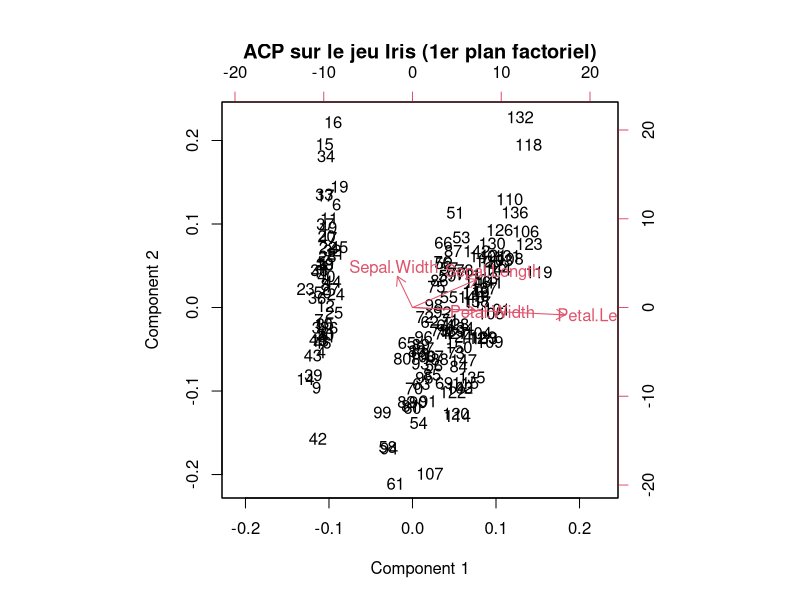
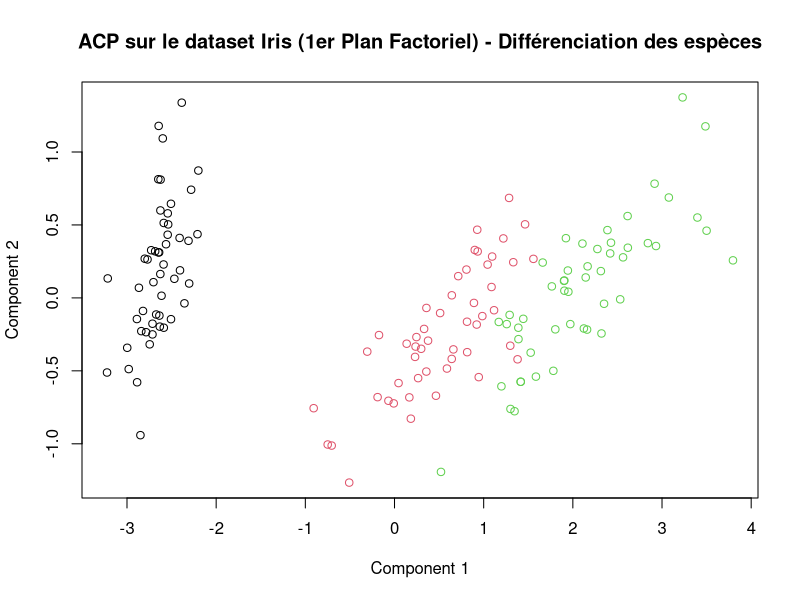
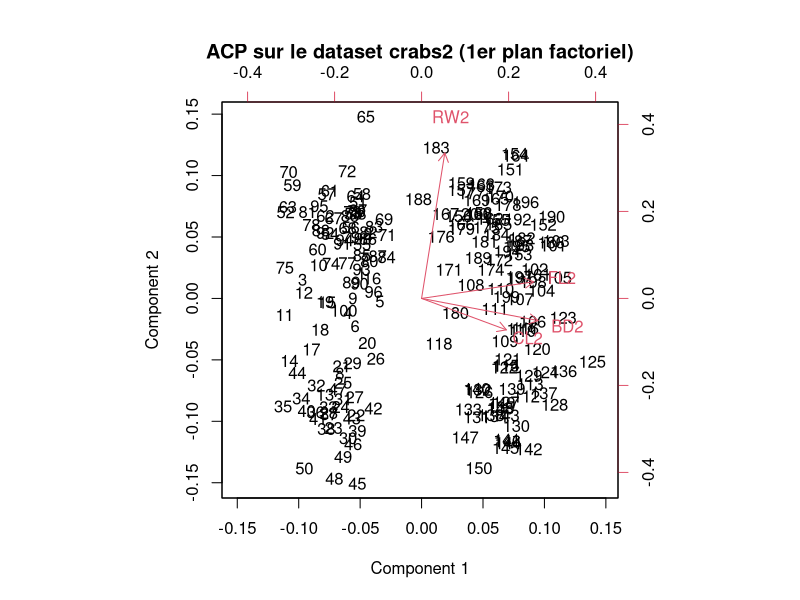
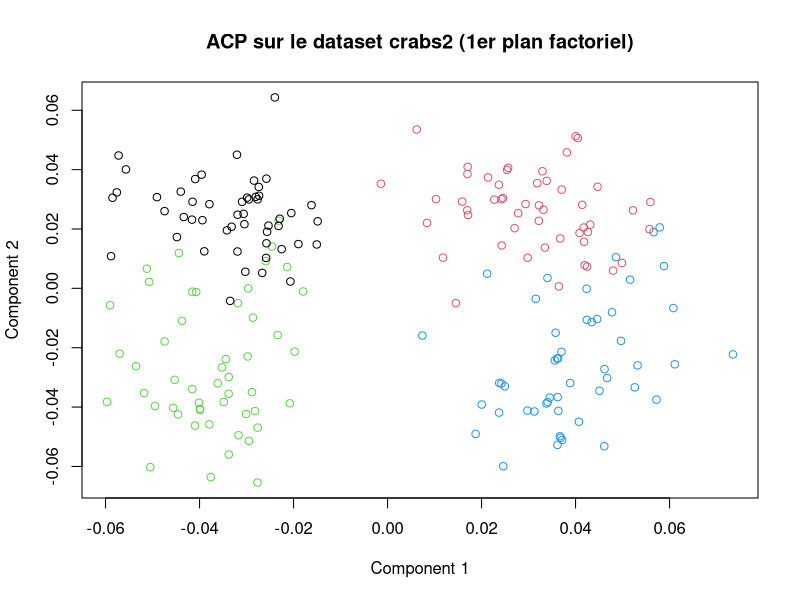
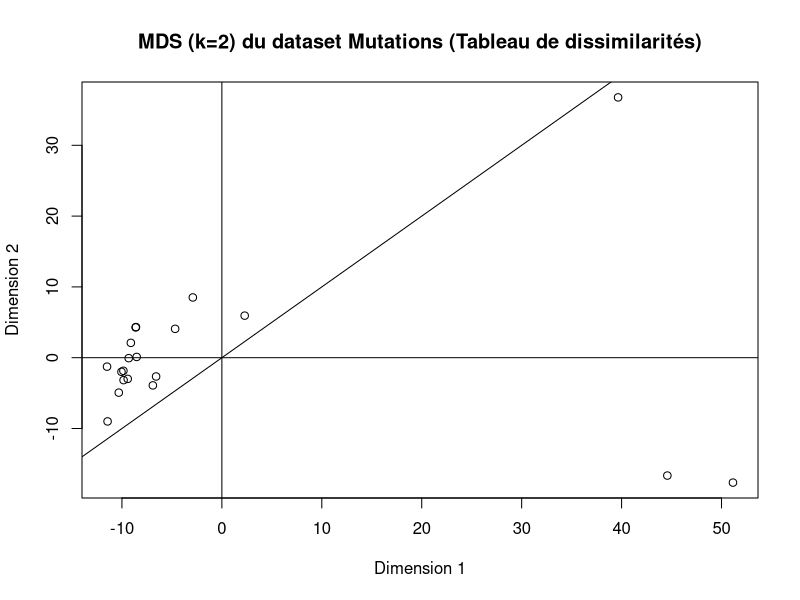

Reproduce these figures in R, in order. (Note: this script raises an error after producing the figures.)
# Paul GOUJON, Stéphane LOUIS
# UTC - SY09 - TP2
# Exercice1

# IRIS =====================================================
# load data
data(iris);
i = iris # on aime les noms de variables simples 
pir = princomp(iris[,1:4]) # ACP
pdf("plots/E1Q1ACPiris.pdf")
biplot(pir, main="ACP sur le jeu Iris (1er plan factoriel)", xlab="Component 1", ylab="Component 2")
dev.off()


# Nouvelle représentation, en utilisant les couleurs pour différencier les
# espèces
pdf("plots/E1Q1_2_ACPiris.pdf")
plot(pir$scores[,1], pir$scores[,2], col=iris$Species, main="ACP sur le dataset Iris (1er Plan Factoriel) - Différenciation des espèces", xlab="Component 1", ylab="Component 2")
dev.off()


# Crabs ====================================================
c = read.csv("crabs2.csv", header=T)
prc = princomp(c[,1:4])
pdf("E1Q2_ACPcrabs.pdf")
biplot(prc, main="ACP sur le dataset crabs2 (1er plan factoriel)", xlab="Component 1", ylab="Component 2")
dev.off()


# colored crabs ACP
spsex = interaction(c$sp, c$sex)
pdf("plots/E1Q2_2_ACPcrabs.pdf")
plot(prc$scores[,1], prc$scores[,2], col=spsex, main="ACP sur le dataset crabs2 (1er plan factoriel)", xlab="Component 1", ylab="Component 2")
dev.off()

# MUTATIONS ================================================
m = read.csv("mutations2.csv", header=T, row.names=1)
m = as.dist(m, diag=T, upper=T)

# mds
mds = cmdscale(m, k=2)
pdf("plots/E1Q3_MDSm.pdf")
plot(mds[,1], mds[,2], main="MDS (k=2) du dataset Mutations (Tableau de dissimilarités)", xlab="Dimension 1", ylab="Dimension 2")
abline(h=0)
abline(v=0)
abline(0,1)
dev.off()

# shepard
help(Shepard)
shep = Shepard(m, cmdscale(m, k=2))
plot(shep)
pdf("plots/E1Q3_SHEPm.pdf")
plot(shep, main="Diagramme de Shepard pour le MDS du dataset Mutations, avec k = 2", xlab="Dimension 1", ylab="Dimension 2")
abline(h=0)
abline(v=0)
abline(0,1)
dev.off()

          1
shep3 = Shepard(m, cmdscale(m, k=3))
shep4 = Shepard(m, cmdscale(m, k=4))
shep4 = Shepard(m, cmdscale(m, k=5))
shep4 = Shepard(m, cmdscale(m, k=4))
shep5 = Shepard(m, cmdscale(m, k=5))
pdf("plots/E1Q3_SHEP3m.pdf")
plot(shep3, main="Diagramme de Shepard pour le MDS du dataset Mutations, avec k = 3", xlab="Dimension 1", ylab="Dimension 2")
abline(h=0)
abline(v=0)
abline(0,1)
dev.off()

 
pdf("plots/E1Q3_SHEP5m.pdf")
plot(shep5, main="Diagramme de Shepard pour le MDS du dataset Mutations, avec k = 5", xlab="Dimension 1", ylab="Dimension 2")
abline(h=0)
abline(v=0)
abline(0,1)
dev.off()

